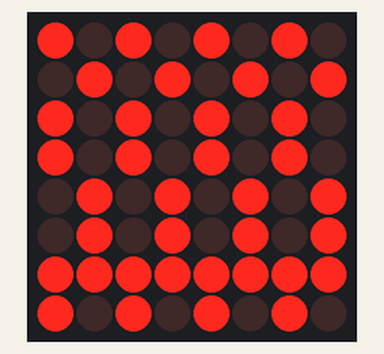
Simulated run of this sketch. Board: Arduino Uno, built with avr-gcc and run on an emulated ATmega328P. Shown: 8×8 LED matrix.

Above: at 0.1 s.
At 1.6 s:
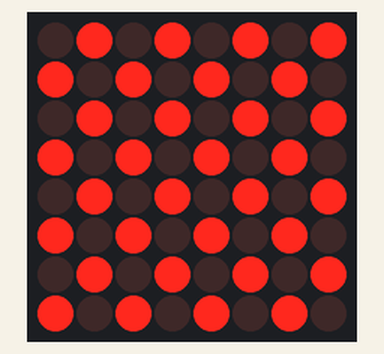

The sketch:

my8x8_half_on_off.ino
```cpp
/*
from Adafrute I2C LED matrix8x8 example.
https://github.com/adafruit/Adafruit-LED-Backpack-Library
*/

#include <Wire.h>
#include "Adafruit_LEDBackpack.h"
#include "Adafruit_GFX.h"

Adafruit_8x8matrix matrix = Adafruit_8x8matrix ();

void setup ()
{
  matrix.begin (0x70);
}

static const int all_on = B11111111;
static const int half_on1 = B10101010;
static const int half_on2 = B01010101;

static const uint8_t PROGMEM

// every_bmp1 light like:
// O _ O _ O _ O _
// _ O _ O _ O _ O
// O _ O _ O _ O _
// O _ O _ O _ O _
// _ O _ O _ O _ O
// _ O _ O _ O _ O
// O O O O O O O O
// O _ O _ O _ O _

  every_bmp1[] =
  { half_on1, half_on2, half_on1, half_on1,
    half_on2, half_on2, all_on, half_on1},

  every_bmp2[] =
  { half_on2, half_on1, half_on2, half_on1,
    half_on2, half_on1, half_on2, half_on1 };

void loop ()
{
  matrix.clear ();
  matrix.drawBitmap (0, 0, every_bmp1, 8, 8, LED_ON);
  matrix.writeDisplay ();
  delay (1500);

  matrix.clear();
  matrix.drawBitmap (0, 0, every_bmp2, 8, 8, LED_ON);
  matrix.writeDisplay ();
  delay (500);
}
```

Measured:
- what the display in image 1 shows lasts 0.5 s, from 1.5 s to 2.0 s
